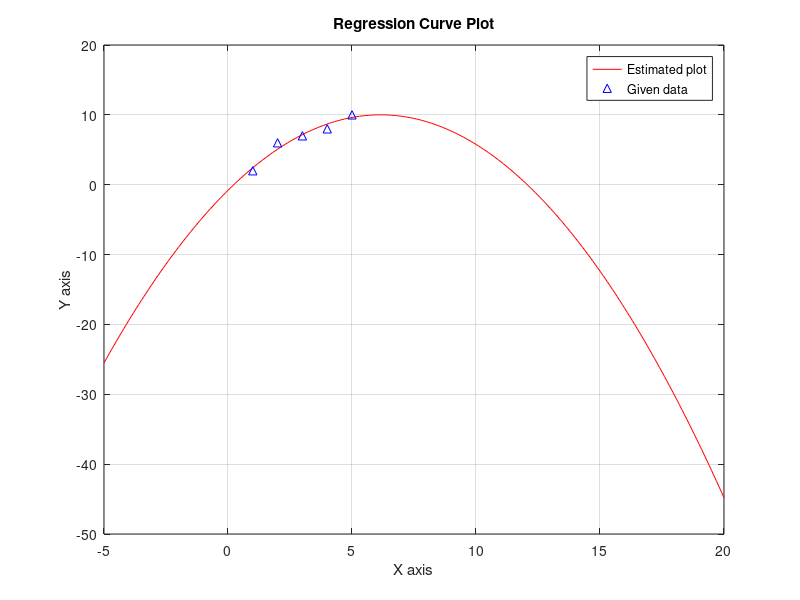

The MATLAB source for this figure:
% code for Question Number 3
clc;
x = [1 ,2 ,3 , 4 ,5];
y = [2 , 6, 7 ,8 ,10];
n = 5;
x2 = x.*x;
xy = x.*y;
x2y = x.*x.*y;
x3 = x.*x.*x;
x4 = x.*x.*x.*x;
mean_x = sum(x)/n;
mean_y = sum(y)/n;

A = [n  sum(x) sum(x2); sum(x) sum(x2) sum(x3) ; sum(x2) sum(x3) sum(x4)];
B = [sum(y) ; sum(xy) ;sum(x2y)];
C = linsolve(A,B);
x_value = -5:0.1:20;
Y = zeros(1,length(x_value));

for i = 1:length(x_value)
    Y(i) = C(1) + C(2)*x_value(i) + C(3)*x_value(i)*x_value(i);
end    

plot(x_value,Y,'-r',x,y,'^b'); grid();
title('Regression Curve Plot');
xlabel('X axis');
ylabel('Y axis');
legend('Estimated plot','Given data');


z = C(1) + C(2)*7 + C(3)*7*7;
disp('value of y at x = 7');
disp(z);



